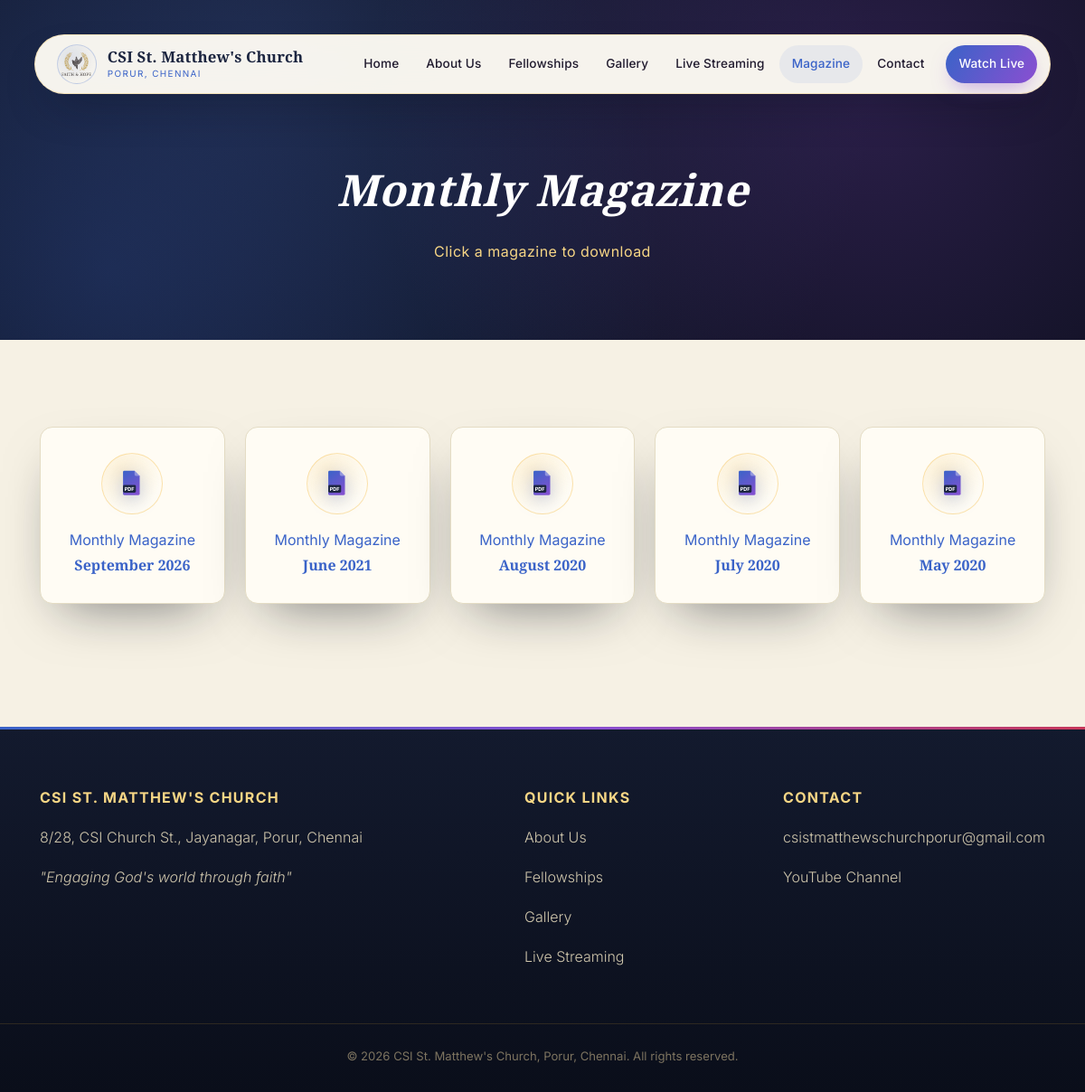
Page /magazines.php on the committed database.
### tables this page shows
CREATE TABLE magazines (
  id INT AUTO_INCREMENT PRIMARY KEY,
  title VARCHAR(150) NOT NULL,
  period VARCHAR(50) NOT NULL,
  filename VARCHAR(255),
  sort_order INT DEFAULT 0
);

### includes/config.php (called while the page is built, shortened)
<?php
function db(): mysqli {
    static $conn = null;
    if ($conn === null) {
        $conn = new mysqli(DB_HOST, DB_USER, DB_PASS, DB_NAME);
        $conn->set_charset('utf8mb4');
    }
    return $conn;
}
function h(?string $value): string {
    return htmlspecialchars($value ?? '', ENT_QUOTES, 'UTF-8');
}
function setting(string $key, string $default = ''): string {
    static $cache = null;
    if ($cache === null) {
        $cache = [];
        $result = db()->query('SELECT setting_key, setting_value FROM settings');
        while ($row = $result->fetch_assoc()) {
            $cache[$row['setting_key']] = $row['setting_value'];
        }
    }
    return $cache[$key] ?? $default;
}
function base_url(): string {
    $dir = rtrim(str_replace('\\', '/', dirname($_SERVER['SCRIPT_NAME'])), '/');
    return $dir === '' ? '/' : $dir . '/';
}

### magazines.php (the view, shortened to what this page needs)
<?php
require_once __DIR__ . '/includes/config.php';
$mags = db()->query('SELECT * FROM magazines ORDER BY sort_order');
require __DIR__ . '/includes/header.php';
$base = base_url();
?>
<div class="page-hero">
  <h1>Monthly Magazine</h1>
  <p>Click a magazine to download</p>
</div>
<section>
  <div class="container">
    <div class="magazine-grid">
      <?php $i = 0; while ($m = $mags->fetch_assoc()): $i++; ?>
      <a class="magazine-card reveal reveal-delay-<?= min($i, 3) ?>" href="<?= $base ?>assets/pdf/<?= h($m['filename']) ?>" target="_blank">
        <div class="pdf-icon">
          <svg viewBox="0 0 48 48" fill="none" xmlns="http://www.w3.org/2000/svg">
            <text x="20" y="35" text-anchor="middle" font-family="Inter, sans-serif" font-size="8" font-weight="700" fill="#fff">PDF</text>
          </svg>
        </div>
        <div><?= h($m['title']) ?></div>
        <div style="color: var(--sapphire); font-family:'Cormorant Garamond', serif; font-weight: 700;"><?= h($m['period']) ?></div>
      </a>
      <?php endwhile; ?>
    </div>
  </div>
</section>
<?php require __DIR__ . '/includes/footer.php'; ?>

### includes/header.php (shortened to what this page needs)
<?php
require_once __DIR__ . '/config.php';
$base = base_url();
$current = basename($_SERVER['SCRIPT_NAME']);
function navlink(string $file, string $label, string $current, string $base): string {
    $active = $current === $file ? ' class="active"' : '';
    return '<li><a href="' . $base . ($file === 'index.php' ? '' : substr($file, 0, -4)) . '"' . $active . '>' . $label . '</a></li>';
}
?><!DOCTYPE html>
<html lang="en">
<head>
<title><?= isset($pageTitle) ? h($pageTitle) . ' — ' : '' ?><?= h(setting('site_name')) ?></title>
<link rel="stylesheet" href="<?= $base ?>assets/css/style.css?v=<?= filemtime(__DIR__ . '/../assets/css/style.css') ?>">
</head>
<body>
<header class="site-header">
  <div class="header-inner">
    <a class="brand" href="<?= $base ?>">
      <span class="logo-badge">
        <img src="<?= $base ?>assets/img/logo-header.png" alt="<?= h(setting('site_name')) ?> logo">
      </span>
      <span class="brand-text">
        <span class="site-title"><?= h(setting('site_name')) ?></span>
        <span class="site-sub"><?= h(setting('site_location')) ?></span>
      </span>
    </a>
    <nav class="main-nav">
      <ul>
        <?= navlink('index.php', 'Home', $current, $base) ?>
        <?= navlink('about.php', 'About Us', $current, $base) ?>
        <?= navlink('fellowships.php', 'Fellowships', $current, $base) ?>
        <?= navlink('gallery.php', 'Gallery', $current, $base) ?>
        <?= navlink('live-streaming.php', 'Live Streaming', $current, $base) ?>
        <?= navlink('magazines.php', 'Magazine', $current, $base) ?>
        <?= navlink('contact.php', 'Contact', $current, $base) ?>
        <li class="nav-cta-item"><a class="nav-cta" href="<?= $base ?>live-streaming">Watch Live</a></li>
      </ul>
    </nav>
  </div>
</header>

### includes/footer.php (shortened to what this page needs)
<?php $base = base_url(); ?>
<footer class="site-footer">
  <div class="container footer-grid">
    <div>
      <h4><?= h(setting('site_name')) ?></h4>
      <p><?= h(setting('address')) ?></p>
      <p><em>"<?= h(setting('tagline')) ?>"</em></p>
    </div>
    <div>
      <h4>Quick Links</h4>
      <p><a href="<?= $base ?>about">About Us</a></p>
      <p><a href="<?= $base ?>fellowships">Fellowships</a></p>
      <p><a href="<?= $base ?>gallery">Gallery</a></p>
      <p><a href="<?= $base ?>live-streaming">Live Streaming</a></p>
    </div>
    <div>
      <h4>Contact</h4>
      <p><a href="mailto:<?= h(setting('email')) ?>"><?= h(setting('email')) ?></a></p>
      <p><a href="<?= h(setting('youtube_channel')) ?>" target="_blank" rel="noopener">YouTube Channel</a></p>
    </div>
  </div>
  <div class="footer-bottom">
    &copy; <?= date('Y') ?> <?= h(setting('site_name')) ?>, <?= h(setting('site_location')) ?>. All rights reserved.
  </div>
</footer>
</body>
</html>

### rows in the picture
magazines: title "Monthly Magazine", period "September 2026"
magazines: title "Monthly Magazine", period "June 2021"
magazines: title "Monthly Magazine", period "August 2020"
magazines: title "Monthly Magazine", period "July 2020"
magazines: title "Monthly Magazine", period "May 2020"

### other values in the picture
setting('site_name') "CSI St. Matthew's Church"
setting('site_location') "PORUR, CHENNAI"
$label "Home About Us Fellowships Gallery Live Streaming Magazine Contact"
setting('site_name') "CSI ST. MATTHEW'S CHURCH"
setting('address') "8/28, CSI Church St., Jayanagar, Porur, Chennai"
setting('tagline') "Engaging God's world through faith"
setting('email') "csistmatthewschurchporur@gmail.com"
setting('site_location') "Porur, Chennai"
